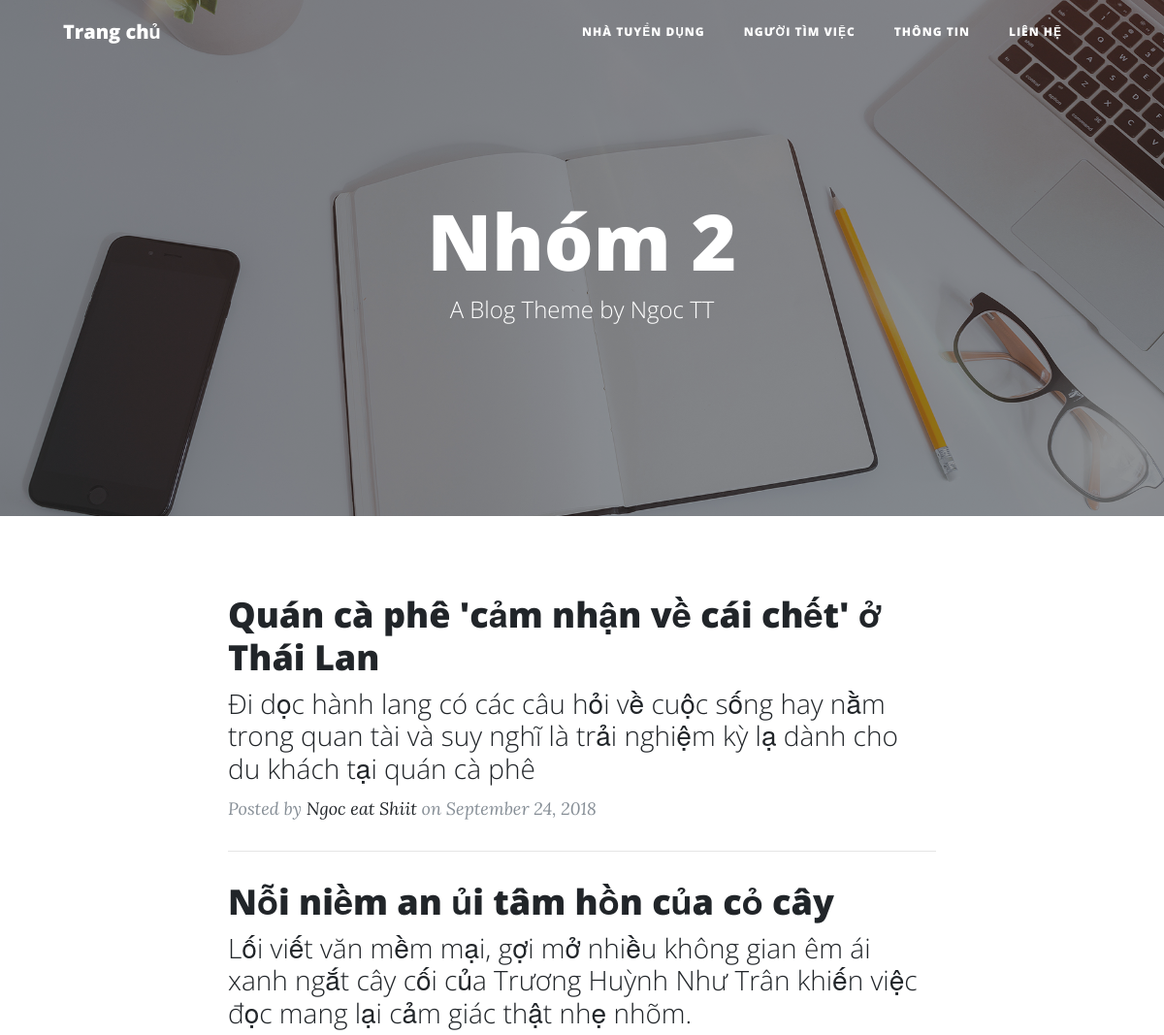
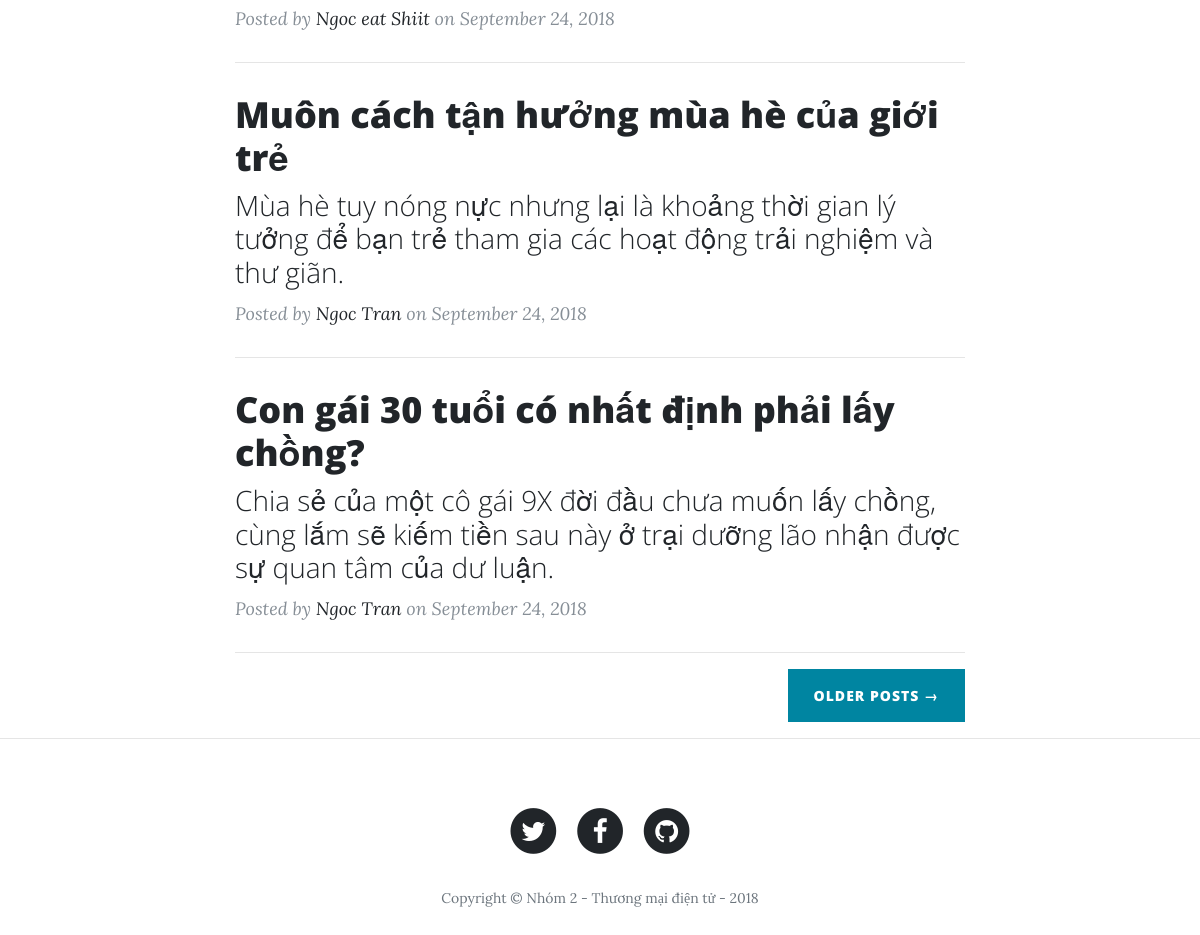
The page / on the database its author committed (2 pictures, top to bottom).
### tables this page shows
CREATE TABLE `posts` (
  `id` int(11) NOT NULL,
  `user_id` int(11) DEFAULT NULL,
  `title` varchar(255) NOT NULL,
  `sub_title` varchar(255) NOT NULL,
  `body` text NOT NULL,
  `post_cover` varchar(255) NOT NULL,
  `salary` int(11) DEFAULT NULL,
  `experience` varchar(255) DEFAULT NULL,
  `JobType` varchar(255) DEFAULT NULL,
  `location` varchar(255) DEFAULT NULL,
  `AgeRequest` varchar(255) DEFAULT NULL,
  `GenderRequest` varchar(255) DEFAULT NULL,
  `DegreeRequest` varchar(255) DEFAULT NULL,
  `amount` int(11) DEFAULT NULL,
  `description` text,
  `benefit` text,
  `FileRequest` text,
  `deadline` text,
  `another` text,
  `created_at` timestamp NOT NULL DEFAULT CURRENT_TIMESTAMP ON UPDATE CURRENT_TIMESTAMP,
  `updated_at` timestamp NOT NULL DEFAULT '0000-00-00 00:00:00',
  `status` tinyint(4) NOT NULL COMMENT '0 - Draft; 1 - Active; 2 - Delete',
  `auth_id` tinyint(4) NOT NULL
);

CREATE TABLE `users` (
  `id` int(11) NOT NULL,
  `namecompany` varchar(255) DEFAULT NULL,
  `representative` varchar(255) DEFAULT NULL,
  `email` varchar(255) DEFAULT NULL,
  `username` varchar(40) NOT NULL,
  `password` varchar(200) NOT NULL,
  `phone` int(11) DEFAULT NULL,
  `address` varchar(255) DEFAULT NULL,
  `type_user` int(11) DEFAULT NULL,
  `created_at` timestamp NOT NULL DEFAULT CURRENT_TIMESTAMP ON UPDATE CURRENT_TIMESTAMP,
  `updated_at` timestamp NOT NULL DEFAULT '0000-00-00 00:00:00',
  `status` tinyint(4) NOT NULL COMMENT '0 - Pending; 1 - Active; 2 - Delete'
);

### app/func/post.php (called while the page is built, shortened)
<?php
function get_all_posts() {
	global $conn;
	$posts = array();
	$sql = "SELECT posts.id, posts.title, posts.sub_title, posts.body, posts.post_cover, posts.created_at, users.representative FROM posts INNER JOIN users WHERE posts.auth_id = users.id AND posts.status = 1";
	$result = mysqli_query($conn, $sql);
	if (mysqli_num_rows($result) > 0) {
	    while($row = mysqli_fetch_assoc($result)) {
	        $posts[] = $row;
	    }
	}
	return $posts;
}
?>

### index.php (the view, shortened to what this page needs)
<?php
	include_once('views/_header.php');
	$posts = get_all_posts();
?>
		<header class="masthead" style="background-image: url('public/img/home-bg.jpg')">
			<div class="overlay"></div>
			<div class="container">
				<div class="row">
					<div class="col-lg-8 col-md-10 mx-auto">
						<div class="site-heading">
							<h1>Nhóm 2</h1>
							<span class="subheading">A Blog Theme by Ngoc TT</span>
						</div>
					</div>
				</div>
			</div>
		</header>
		<div class="container">
			<div class="row">
				<div class="col-lg-8 col-md-10 mx-auto">
				<?php
					foreach ($posts as $post) { ?>
						<div class="post-preview">
							<a href="post.php?post-id=<?= $post['id'] ?>">
								<h2 class="post-title">
									<?= $post['title'] ?>
								</h2>
								<h3 class="post-subtitle">
									<?= $post['sub_title'] ?>
								</h3>
							</a>
							<p class="post-meta">Posted by
								<a href="#"><?= $post['representative'] ?></a>
								on September 24, 2018
							</p>
						</div>
						<hr>
				<?php }
				?>
					<div class="clearfix">
						<a class="btn btn-primary float-right" href="#">Older Posts &rarr;</a>
					</div>
				</div>
			</div>
		</div>
		<hr>
<?php
	include_once('views/_footer.php');
?>

### views/_header.php (shortened to what this page needs)
<!DOCTYPE html>
<html lang="en">
	<head>
		<link href="public/vendor/bootstrap/css/bootstrap.min.css" rel="stylesheet">
		<link href="public/vendor/font-awesome/css/font-awesome.min.css" rel="stylesheet" type="text/css">
		<link href="public/css/clean-blog.min.css" rel="stylesheet">
	</head>
	<body>
		<nav class="navbar navbar-expand-lg navbar-light fixed-top" id="mainNav">
			<div class="container">
				<a class="navbar-brand" href="index.php">Trang chủ</a>
				<div class="collapse navbar-collapse" id="navbarResponsive">
					<ul class="navbar-nav ml-auto">
						<li class="nav-item">
							<a class="nav-link" href="<?= isset($usernameEmployer) ? 'employerPost.php' : 'employerRegister.php' ?>">Nhà tuyển dụng</a>
						</li>
						<li class="nav-item">
							<a class="nav-link" href="#">Người tìm việc</a>
						</li>
						<li class="nav-item">
							<a class="nav-link" href="about.php">Thông tin</a>
						</li>
						<li class="nav-item">
							<a class="nav-link" href="contact.php">Liên hệ</a>
						</li>
						<li class="nav-item">
							<a class="nav-link" <?= isset($usernameEmployer) ? 'data-toggle="modal" data-target="#exampleModal"' : '' ?> href="javascript:void(0)" style="color: #000;font-family: tahoma;">
							</a>
						</li>
					</ul>
				</div>
			</div>
		</nav>

### views/_footer.php (shortened to what this page needs)
		<footer>
			<div class="container">
				<div class="row">
					<div class="col-lg-8 col-md-10 mx-auto">
						<ul class="list-inline text-center">
							<li class="list-inline-item">
								<a href="#">
								<span class="fa-stack fa-lg">
								<i class="fa fa-circle fa-stack-2x"></i>
								<i class="fa fa-twitter fa-stack-1x fa-inverse"></i>
								</span>
								</a>
							</li>
							<li class="list-inline-item">
								<a href="#">
								<span class="fa-stack fa-lg">
								<i class="fa fa-circle fa-stack-2x"></i>
								<i class="fa fa-facebook fa-stack-1x fa-inverse"></i>
								</span>
								</a>
							</li>
							<li class="list-inline-item">
								<a href="#">
								<span class="fa-stack fa-lg">
								<i class="fa fa-circle fa-stack-2x"></i>
								<i class="fa fa-github fa-stack-1x fa-inverse"></i>
								</span>
								</a>
							</li>
						</ul>
						<p class="copyright text-muted">Copyright &copy; Nhóm 2 - Thương mại điện tử -  2018</p>
					</div>
				</div>
			</div>
		</footer>
	</body>
</html>

### rows shown on the page
posts: title "Quán cà phê 'cảm nhận về cái chết' ở Thái Lan", sub_title "Đi dọc hành lang có các câu hỏi về cuộc sống hay nằm trong quan tài và suy nghĩ là trải nghiệm kỳ lạ dành cho du khách tại quán cà phê", users.representative "Ngoc eat Shiit"
posts: title "Nỗi niềm an ủi tâm hồn của cỏ cây", sub_title "Lối viết văn mềm mại, gợi mở nhiều không gian êm ái xanh ngắt cây cối của Trương Huỳnh Như Trân khiến việc đọc mang lại cảm giác thật nhẹ nhõm.", users.representative "Ngoc eat Shiit"
posts: title "Muôn cách tận hưởng mùa hè của giới trẻ", sub_title "Mùa hè tuy nóng nực nhưng lại là khoảng thời gian lý tưởng để bạn trẻ tham gia các hoạt động trải nghiệm và thư giãn.", users.representative "Ngoc Tran"
posts: title "Con gái 30 tuổi có nhất định phải lấy chồng?", sub_title "Chia sẻ của một cô gái 9X đời đầu chưa muốn lấy chồng, cùng lắm sẽ kiếm tiền sau này ở trại dưỡng lão nhận được sự quan tâm của dư luận.", users.representative "Ngoc Tran"
